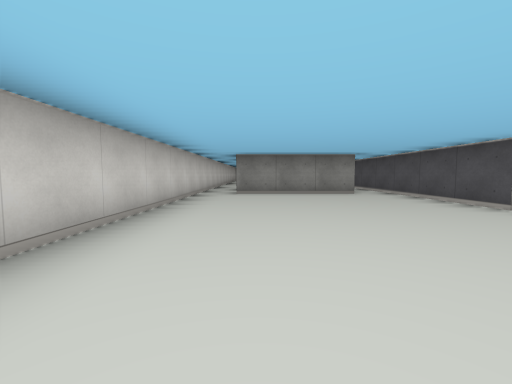
[1] (above)

24 first-person views from a walk through a cub3D level. The camera is about half as high as the walls, tilts 4° down and sees 90° across. The floor is counted in squares. Each view is taken from the middle of a square. On the plan, view 1 faces up. The plan holds only what a view shows up to about 9 squares ahead; the rest is blank.

[2]
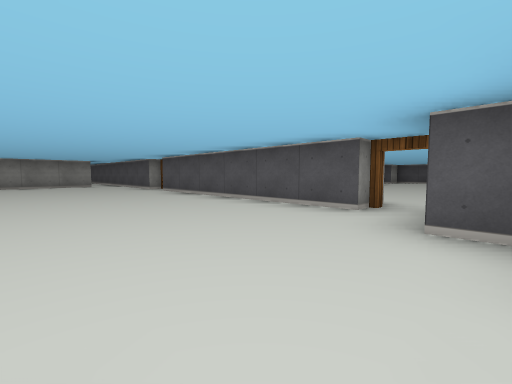

[3]
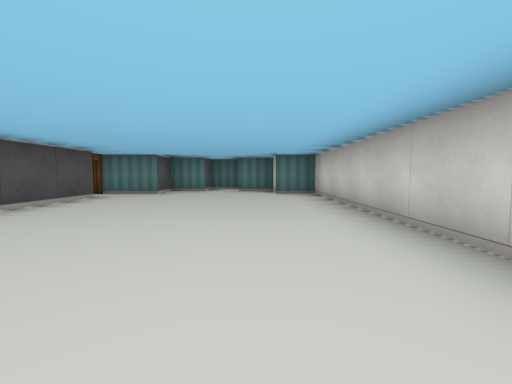

[4]
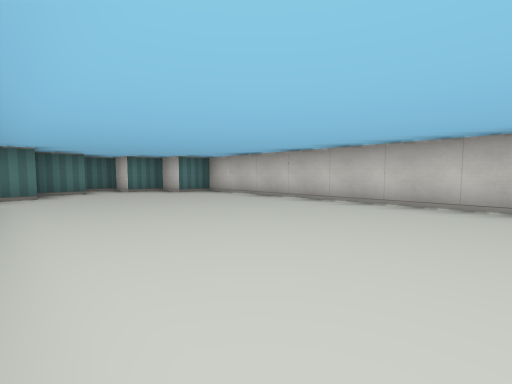

[5]
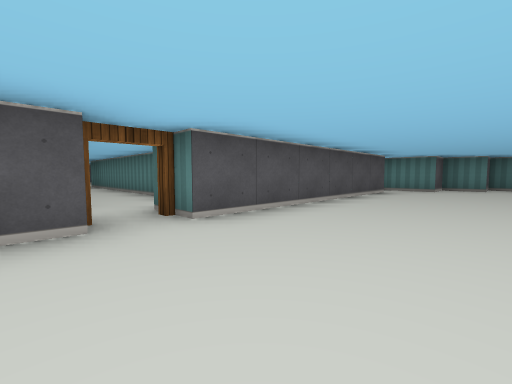

[6]
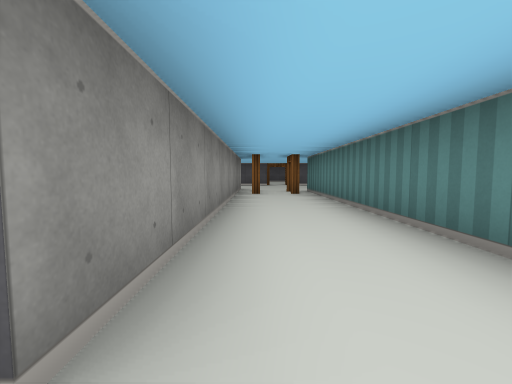

[7]
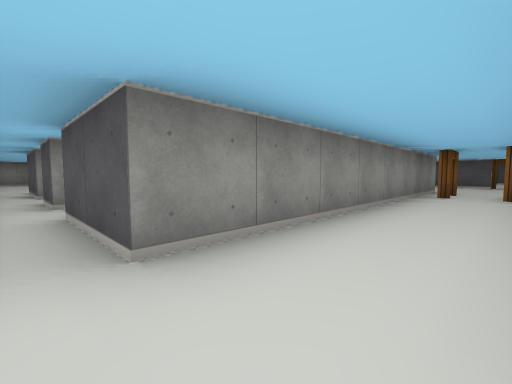

[8]
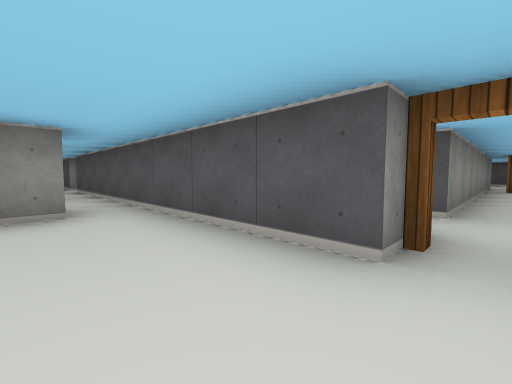

[9]
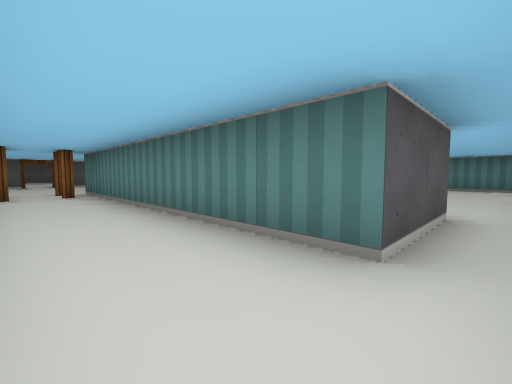

[10]
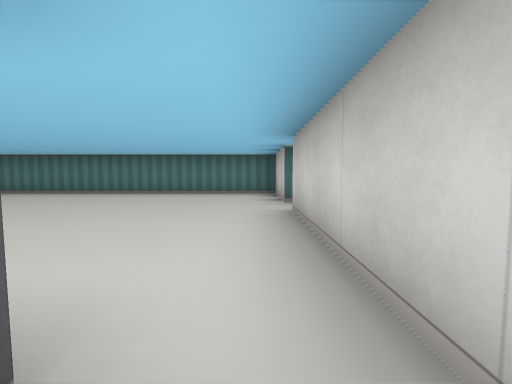

[11]
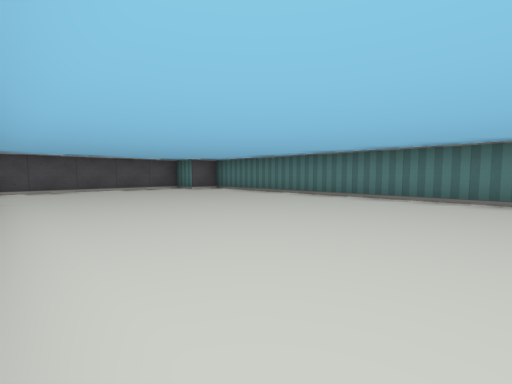

[12]
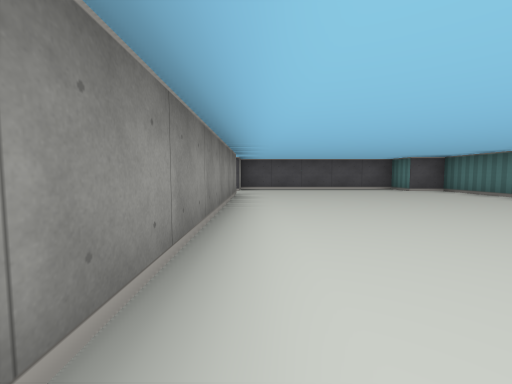

[13]
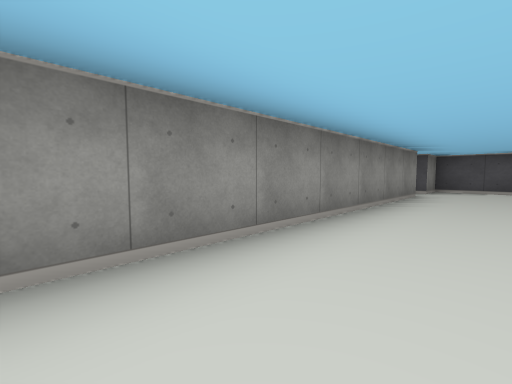

[14]
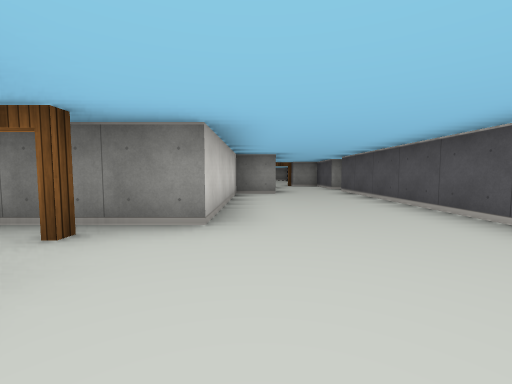

[15]
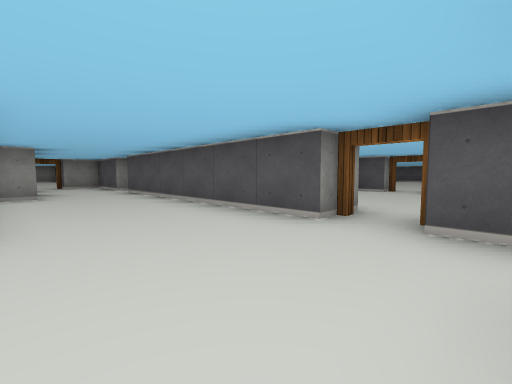

[16]
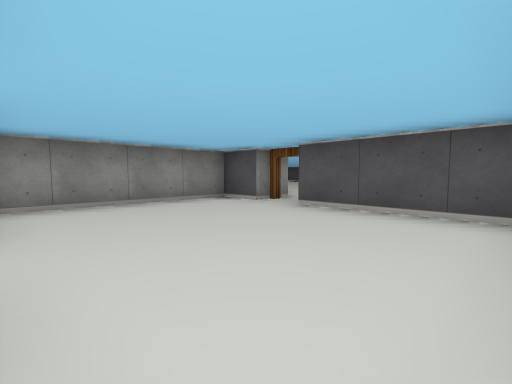

[17]
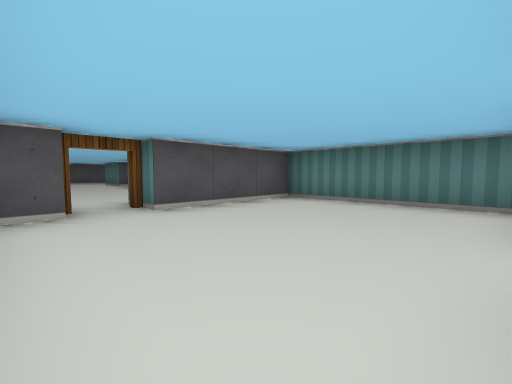

[18]
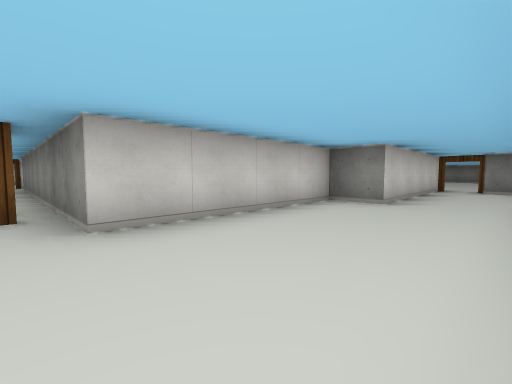

[19]
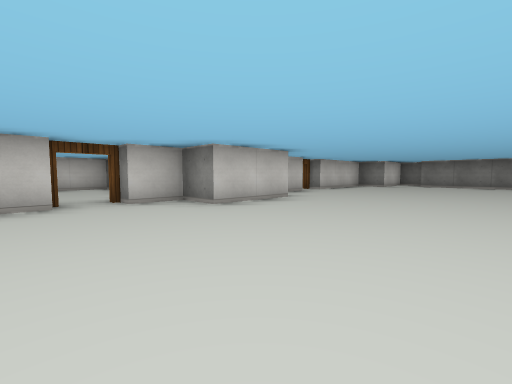

[20]
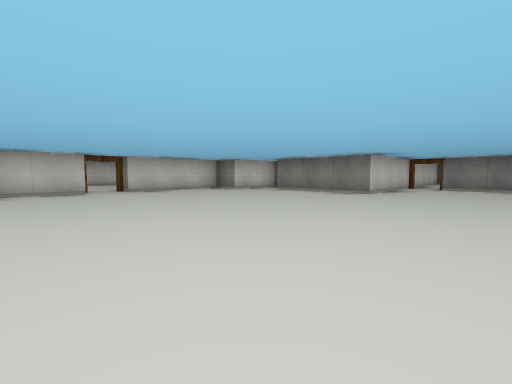

[21]
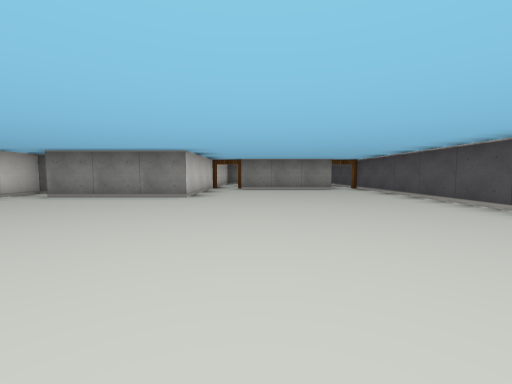

[22]
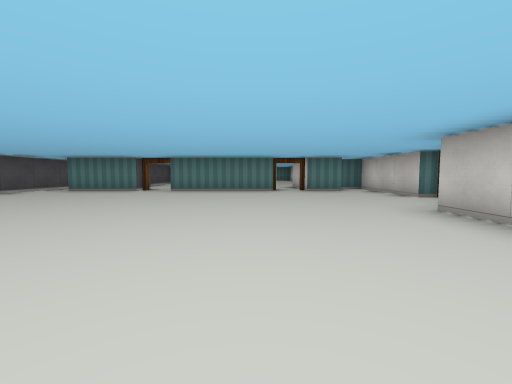

[23]
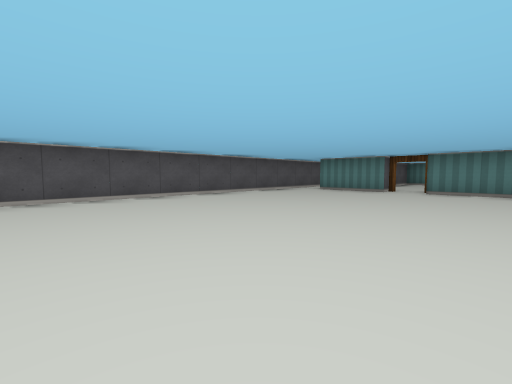

[24]
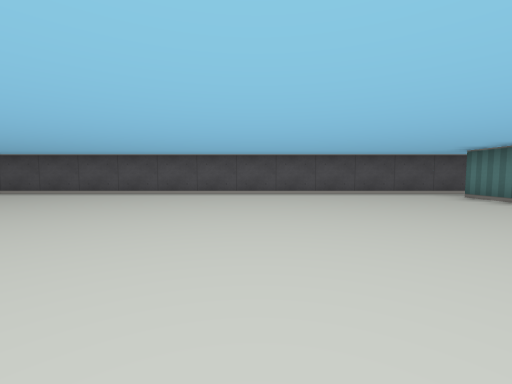

### Floor plan
Points are (right, up) in squares from view 1. A wall is a line through its corners. A room is listed if a view was taken in it or the views show most of it. See-through windows are left out.
Room 1 (views 1, 2, 3, 4, 5, 8)
walls: (3.5, 3.5) (3.5, 6.5); (3.5, -3.5) (3.5, 2.5); (2.6, 6.5) (-0.5, 6.5); (-1.5, 6.5) (-1.5, -4.5) (-0.5, -4.5) (-0.5, -5.5) (0.5, -5.5) (0.5, -6.5) (1.5, -6.5) (1.5, -5.5) (2.5, -5.5) (2.5, -4.5) (4.5, -4.5)
ways out: open door at (4, 3) to room 2; open door at (4, -4) to room 3; opening at (-1, 7); opening at (3, 7)
Room 2 (views 6, 7, 9)
walls: (5.5, 1.5) (12.5, 1.5); (12, 3.5) (5.5, 3.5) (5.5, 5.5)
ways out: open door at (4, 3) to room 1; opening at (5, 0.5) to room 3; open door at (12, 2.5) to room 4; opening at (5, 4.5)
Room 3 (views 10, 11, 12, 13)
walls: (13.5, -0.5) (6.9, -0.5); (5.5, -0.6) (5.5, 1.5); (4.5, -4.5) (4.5, -6.5) (14.5, -6.5) (14.5, -5.5) (15.5, -5.5) (15.5, -0.5) (14.5, -0.5); (4.5, -0.4) (4.5, -3.5)
ways out: open door at (4, -4) to room 1; opening at (5, 0.5) to room 2; open door at (14, 0) to room 4
Room 4 (views 14, 15, 18)
walls: (16.5, 2.5) (16.5, 8.5); (16.5, 0.9) (16.5, 1.5); (16.5, 9.5) (16.5, 11.2); (16.4, 11.5) (15.5, 11.5); (14.5, 12.1) (14.5, 7.5) (13.5, 7.5) (13.5, 3.5) (12, 3.5)
ways out: open door at (12, 2.5) to room 2; open door at (14, 0) to room 3; open door at (17, 2) to room 5; open door at (15, 12); open door at (17, 9)
Room 5 (views 16, 17)
walls: (17.9, -0.5) (21.5, -0.5) (21.5, 2.5); (21.5, 3.5) (21.5, 4.5) (17.5, 4.5) (17.5, 3.1)
ways out: open door at (17, 2) to room 4; open door at (22, 3) to room 6
Room 6 (views 19, 20, 21, 22, 23, 24)
walls: (23.5, 6.5) (23.5, 4.5) (22.5, 4.5) (22.5, 3.5); (22.5, 8.6) (22.5, 6.9); (29.5, 0.5) (31.5, 0.5); (25.5, 0.5) (28.5, 0.5); (22.5, 2.5) (22.5, -0.5) (23.2, -0.5); (23.4, 0.5) (24.5, 0.5); (23.5, 14.5) (23.5, 12.5) (22.5, 12.5) (22.5, 9.5); (32.5, -0.9) (32.5, 17.1); (27.5, 17.1) (27.5, 13.5) (24.5, 13.5); (31.6, 16.5) (28.5, 16.5)
ways out: open door at (22, 3) to room 5; open door at (22, 9); open door at (25, 0); open door at (28, 17); open door at (29, 0); open door at (32, 17)

Where each view was taken, in squares from view 1:
view 1: 0 up, 0 right, facing up
view 2: 5 down, 0 right, facing up-right
view 3: 2 up, 0 right, facing down
view 4: 2 up, 3 right, facing down-left
view 5: 4 up, 1 right, facing down-right
view 6: 3 up, 5 right, facing right
view 7: 2 up, 5 right, facing up-right
view 8: 3 up, 2 right, facing up-right
view 9: 3 up, 5 right, facing down-right
view 10: 0 up, 5 right, facing down
view 11: 1 down, 7 right, facing down-right
view 12: 1 down, 7 right, facing right
view 13: 2 down, 7 right, facing up-right
view 14: 1 up, 14 right, facing up
view 15: 1 up, 14 right, facing up-right
view 16: 0 up, 18 right, facing up-right
view 17: 4 up, 18 right, facing down-right
view 18: 3 up, 16 right, facing up-left
view 19: 2 up, 27 right, facing up-left
view 20: 7 up, 30 right, facing up-left
view 21: 8 up, 29 right, facing up
view 22: 8 up, 26 right, facing down
view 23: 8 up, 27 right, facing down-right
view 24: 5 up, 26 right, facing right
